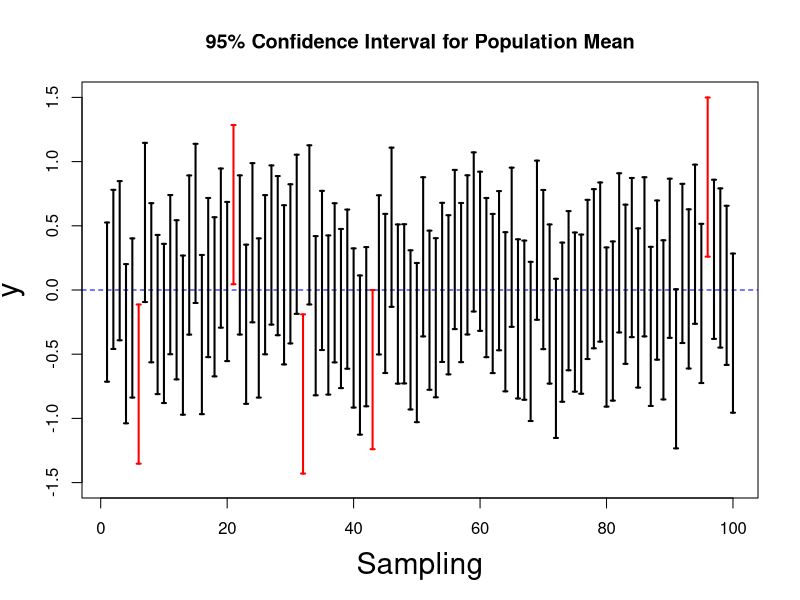

Write R code to recreate this figure.
#Interval Estimation
#How many CI(Confidence Interval)has population mean 0
#When extract 10 from normal distriburion, repeats 100time to get CI
set.seed(9)
n=10
x=1:100
y=seq(-3,3,by=0.01)
smps=matrix(rnorm(n*length(x)),ncol=n)
xbar=apply(smps, 1, mean)
se=1/sqrt(10)
alpha=0.05
z=qnorm(1-alpha/2)
ll=xbar-(z*se)
ul=xbar+(z*se)

par(mfrow=c(1,1))
plot(y,type='n',xlim=c(1,100), xlab='Sampling',
     main='95% Confidence Interval for Population Mean',
     cex.lab=1.8,ylim=c(-1.5,1.5))
abline(h=0, col='blue',lty=2)
l.c=rep(NA, length(x))
l.c=ifelse(ll*ul>0,'red','black')
arrows(1:length(x),ll, 1:length(x),ul, code=3,
       angle = 90, length = 0.02, col = l.c, lwd = 2)

#95% CI(Confidence Interval) in Population mean(Don't know population variance)
ci.t=function(x, alpha=0.05){
    n=length(smp)
    m=mean(x)
    s=sd(x)
    t=qt(1-(alpha/2),df=n-1)
    ll=m-t*(s/sqrt(n))
    ul=m+t*(s/sqrt(n))
    ci=c(1-alpha, ll, m, ul)
    names(ci)=c('Confidence Level','Lower Limit','Mean','Upper Limit')
    return(ci)
}
smp=c(520, 498, 481, 512, 515, 542, 520, 518, 527, 526)
ci.t(smp)

ci.t(smp, 0.1)
